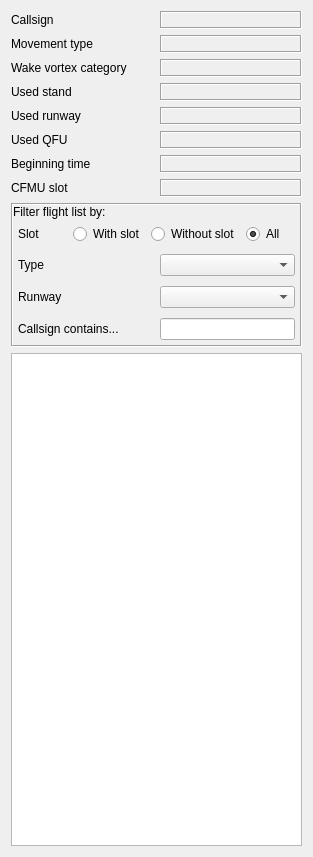
<?xml version="1.0" encoding="UTF-8"?>
<ui version="4.0">
 <class>flightInspector</class>
 <widget class="QWidget" name="flightInspector">
  <property name="geometry">
   <rect>
    <x>0</x>
    <y>0</y>
    <width>313</width>
    <height>857</height>
   </rect>
  </property>
  <property name="sizePolicy">
   <sizepolicy hsizetype="Fixed" vsizetype="Preferred">
    <horstretch>0</horstretch>
    <verstretch>0</verstretch>
   </sizepolicy>
  </property>
  <property name="windowTitle">
   <string>Flight Inspector</string>
  </property>
  <layout class="QVBoxLayout" name="verticalLayout">
   <item>
    <layout class="QGridLayout" name="gridLayout">
     <item row="2" column="0">
      <widget class="QLabel" name="label_4">
       <property name="frameShape">
        <enum>QFrame::NoFrame</enum>
       </property>
       <property name="text">
        <string>Wake vortex category</string>
       </property>
      </widget>
     </item>
     <item row="3" column="1">
      <widget class="QLabel" name="label_stand">
       <property name="frameShape">
        <enum>QFrame::Box</enum>
       </property>
       <property name="frameShadow">
        <enum>QFrame::Sunken</enum>
       </property>
       <property name="text">
        <string/>
       </property>
      </widget>
     </item>
     <item row="6" column="1">
      <widget class="QLabel" name="label_time">
       <property name="frameShape">
        <enum>QFrame::Box</enum>
       </property>
       <property name="frameShadow">
        <enum>QFrame::Sunken</enum>
       </property>
       <property name="text">
        <string/>
       </property>
      </widget>
     </item>
     <item row="5" column="1">
      <widget class="QLabel" name="label_qfu">
       <property name="frameShape">
        <enum>QFrame::Box</enum>
       </property>
       <property name="frameShadow">
        <enum>QFrame::Sunken</enum>
       </property>
       <property name="text">
        <string/>
       </property>
      </widget>
     </item>
     <item row="6" column="0">
      <widget class="QLabel" name="label_6">
       <property name="frameShape">
        <enum>QFrame::NoFrame</enum>
       </property>
       <property name="text">
        <string>Beginning time</string>
       </property>
      </widget>
     </item>
     <item row="4" column="0">
      <widget class="QLabel" name="label_8">
       <property name="frameShape">
        <enum>QFrame::NoFrame</enum>
       </property>
       <property name="text">
        <string>Used runway</string>
       </property>
      </widget>
     </item>
     <item row="0" column="1">
      <widget class="QLabel" name="label_callsign">
       <property name="frameShape">
        <enum>QFrame::Box</enum>
       </property>
       <property name="frameShadow">
        <enum>QFrame::Sunken</enum>
       </property>
       <property name="text">
        <string/>
       </property>
      </widget>
     </item>
     <item row="4" column="1">
      <widget class="QLabel" name="label_runway">
       <property name="frameShape">
        <enum>QFrame::Box</enum>
       </property>
       <property name="frameShadow">
        <enum>QFrame::Sunken</enum>
       </property>
       <property name="text">
        <string/>
       </property>
      </widget>
     </item>
     <item row="1" column="0">
      <widget class="QLabel" name="label_2">
       <property name="frameShape">
        <enum>QFrame::NoFrame</enum>
       </property>
       <property name="text">
        <string>Movement type</string>
       </property>
      </widget>
     </item>
     <item row="2" column="1">
      <widget class="QLabel" name="label_wake">
       <property name="frameShape">
        <enum>QFrame::Box</enum>
       </property>
       <property name="frameShadow">
        <enum>QFrame::Sunken</enum>
       </property>
       <property name="text">
        <string/>
       </property>
      </widget>
     </item>
     <item row="0" column="0">
      <widget class="QLabel" name="label">
       <property name="frameShape">
        <enum>QFrame::NoFrame</enum>
       </property>
       <property name="text">
        <string>Callsign</string>
       </property>
      </widget>
     </item>
     <item row="5" column="0">
      <widget class="QLabel" name="label_7">
       <property name="frameShape">
        <enum>QFrame::NoFrame</enum>
       </property>
       <property name="text">
        <string>Used QFU</string>
       </property>
      </widget>
     </item>
     <item row="1" column="1">
      <widget class="QLabel" name="label_movement_type">
       <property name="frameShape">
        <enum>QFrame::Box</enum>
       </property>
       <property name="frameShadow">
        <enum>QFrame::Sunken</enum>
       </property>
       <property name="text">
        <string/>
       </property>
      </widget>
     </item>
     <item row="3" column="0">
      <widget class="QLabel" name="label_3">
       <property name="frameShape">
        <enum>QFrame::NoFrame</enum>
       </property>
       <property name="text">
        <string>Used stand</string>
       </property>
      </widget>
     </item>
     <item row="7" column="0">
      <widget class="QLabel" name="label_5">
       <property name="frameShape">
        <enum>QFrame::NoFrame</enum>
       </property>
       <property name="text">
        <string>CFMU slot</string>
       </property>
      </widget>
     </item>
     <item row="7" column="1">
      <widget class="QLabel" name="label_slot">
       <property name="frameShape">
        <enum>QFrame::Box</enum>
       </property>
       <property name="frameShadow">
        <enum>QFrame::Sunken</enum>
       </property>
       <property name="text">
        <string/>
       </property>
      </widget>
     </item>
    </layout>
   </item>
   <item>
    <widget class="QFrame" name="frame">
     <property name="frameShape">
      <enum>QFrame::Box</enum>
     </property>
     <property name="frameShadow">
      <enum>QFrame::Sunken</enum>
     </property>
     <layout class="QVBoxLayout" name="verticalLayout_2">
      <property name="spacing">
       <number>0</number>
      </property>
      <property name="margin">
       <number>0</number>
      </property>
      <item>
       <widget class="QLabel" name="label_9">
        <property name="text">
         <string>Filter flight list by:</string>
        </property>
       </widget>
      </item>
      <item>
       <widget class="QFrame" name="frame_4">
        <property name="frameShape">
         <enum>QFrame::NoFrame</enum>
        </property>
        <property name="frameShadow">
         <enum>QFrame::Raised</enum>
        </property>
        <layout class="QHBoxLayout" name="horizontalLayout_3">
         <property name="margin">
          <number>5</number>
         </property>
         <item>
          <widget class="QLabel" name="label_12">
           <property name="text">
            <string>Slot</string>
           </property>
          </widget>
         </item>
         <item>
          <widget class="QRadioButton" name="radioButton_slot">
           <property name="text">
            <string>With slot</string>
           </property>
          </widget>
         </item>
         <item>
          <widget class="QRadioButton" name="radioButton_noslot">
           <property name="text">
            <string>Without slot</string>
           </property>
          </widget>
         </item>
         <item>
          <widget class="QRadioButton" name="radioButton_slotornot">
           <property name="text">
            <string>All</string>
           </property>
           <property name="checked">
            <bool>true</bool>
           </property>
          </widget>
         </item>
        </layout>
       </widget>
      </item>
      <item>
       <widget class="QFrame" name="frame_2">
        <property name="frameShape">
         <enum>QFrame::NoFrame</enum>
        </property>
        <property name="frameShadow">
         <enum>QFrame::Raised</enum>
        </property>
        <layout class="QHBoxLayout" name="horizontalLayout">
         <property name="margin">
          <number>5</number>
         </property>
         <item>
          <widget class="QLabel" name="label_11">
           <property name="text">
            <string>Type</string>
           </property>
          </widget>
         </item>
         <item>
          <widget class="QComboBox" name="comboBox_type"/>
         </item>
        </layout>
       </widget>
      </item>
      <item>
       <widget class="QFrame" name="frame_3">
        <property name="frameShape">
         <enum>QFrame::NoFrame</enum>
        </property>
        <property name="frameShadow">
         <enum>QFrame::Raised</enum>
        </property>
        <layout class="QHBoxLayout" name="horizontalLayout_2">
         <property name="margin">
          <number>5</number>
         </property>
         <item>
          <widget class="QLabel" name="label_10">
           <property name="text">
            <string>Runway</string>
           </property>
          </widget>
         </item>
         <item>
          <widget class="QComboBox" name="comboBox_runway"/>
         </item>
        </layout>
       </widget>
      </item>
      <item>
       <widget class="QFrame" name="frame_5">
        <property name="sizePolicy">
         <sizepolicy hsizetype="Expanding" vsizetype="Minimum">
          <horstretch>0</horstretch>
          <verstretch>0</verstretch>
         </sizepolicy>
        </property>
        <property name="frameShape">
         <enum>QFrame::NoFrame</enum>
        </property>
        <property name="frameShadow">
         <enum>QFrame::Raised</enum>
        </property>
        <layout class="QHBoxLayout" name="horizontalLayout_4">
         <property name="margin">
          <number>5</number>
         </property>
         <item>
          <widget class="QLabel" name="label_13">
           <property name="text">
            <string>Callsign contains...</string>
           </property>
          </widget>
         </item>
         <item>
          <widget class="QLineEdit" name="lineEdit_callsign">
           <property name="sizePolicy">
            <sizepolicy hsizetype="Preferred" vsizetype="Fixed">
             <horstretch>0</horstretch>
             <verstretch>0</verstretch>
            </sizepolicy>
           </property>
          </widget>
         </item>
        </layout>
       </widget>
      </item>
     </layout>
    </widget>
   </item>
   <item>
    <widget class="QListWidget" name="list_flights"/>
   </item>
  </layout>
 </widget>
 <resources/>
 <connections/>
</ui>
